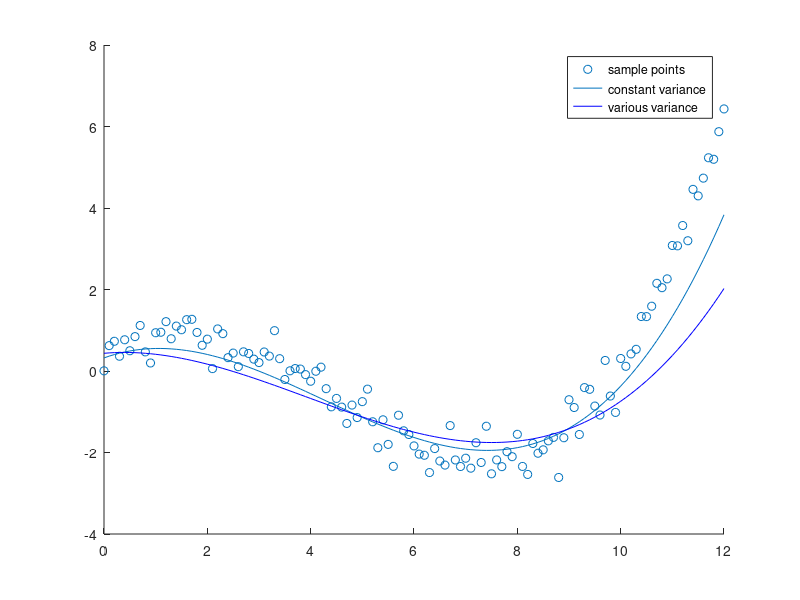

Recreate this plot in MATLAB.
clc;
clear;
close all;

d= 3;

x =  [1:0.1:10]';
y = 0.03 * x.^3 - 0.4 * x.^2 + x + 0.2 + normrnd(0, 0.3, size(x));
m = size (x,1);

X = ones(m,1);
for i = 1:d
    X = [X,x.^i];
end
   for k =1 :2
       m = size (x,1);
   small_sigma_squared = 0.3
   eta_sqaured = 0.01
   iNumMeasurements = size(X,1);
   iNumRegressors   = size(X,2);

   big_sigma = small_sigma_squared * eye(iNumMeasurements); %a = 0.01 * eye(5);
   
   big_omega = eta_sqaured * eye(iNumRegressors); %b = 0.01 * eye(5);
   if k ==1 
       big_omega(1,1) = 0.01;
   else 
       for i = 1:d+1
            big_omega(i,i) = 0.01/(i^2);
       end
   end
   lambda = inv(X' * inv(big_sigma) * X + inv(big_omega));
   mu     = lambda * X' * inv(big_sigma) * y;
   
   % mvnrnd(MU,SIGMA)
    % mvnrnd(mu,lambda)
    %% draw samples from posterior
    iNumIter = 10000; % number of samples
    for iCount=1:iNumIter
        w_vector_array(iCount,:) = [mvnrnd(mu,lambda)];
    end
   w_m= mean(w_vector_array)
   x = [0:0.1:12]';
   m = size (x,1);
y_t = 0.03 * x.^3 - 0.4 * x.^2 + x + 0.2 + normrnd(0, 0.3, size(x));
   X_t = ones(m,1);
   for i = 1:d
        X_t = [X_t,x.^i];
   end

   prediction = X_t*w_m';
   
    if k ==1 scatter(x,y_t,'o')
    hold on;
    plot(x,prediction)
    hold on;
    else
        plot(x,prediction,'b')
    hold off;
    
    end
   end
   legend('sample points','constant variance','various variance')